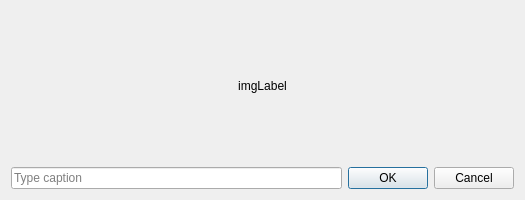
<?xml version="1.0" encoding="UTF-8"?>
<ui version="4.0">
 <class>ImagePreviewDialog</class>
 <widget class="QDialog" name="ImagePreviewDialog">
  <property name="geometry">
   <rect>
    <x>0</x>
    <y>0</y>
    <width>525</width>
    <height>200</height>
   </rect>
  </property>
  <property name="windowTitle">
   <string>Confirm and set caption</string>
  </property>
  <layout class="QVBoxLayout" name="verticalLayout">
   <item>
    <widget class="QLabel" name="img">
     <property name="sizePolicy">
      <sizepolicy hsizetype="Expanding" vsizetype="Expanding">
       <horstretch>0</horstretch>
       <verstretch>0</verstretch>
      </sizepolicy>
     </property>
     <property name="text">
      <string>imgLabel</string>
     </property>
     <property name="scaledContents">
      <bool>false</bool>
     </property>
     <property name="alignment">
      <set>Qt::AlignCenter</set>
     </property>
    </widget>
   </item>
   <item>
    <layout class="QHBoxLayout" name="horizontalLayout">
     <item>
      <widget class="QLineEdit" name="caption">
       <property name="maxLength">
        <number>160</number>
       </property>
       <property name="placeholderText">
        <string>Type caption</string>
       </property>
      </widget>
     </item>
     <item>
      <widget class="QDialogButtonBox" name="buttonBox">
       <property name="sizePolicy">
        <sizepolicy hsizetype="Fixed" vsizetype="Fixed">
         <horstretch>0</horstretch>
         <verstretch>0</verstretch>
        </sizepolicy>
       </property>
       <property name="standardButtons">
        <set>QDialogButtonBox::Cancel|QDialogButtonBox::Ok</set>
       </property>
      </widget>
     </item>
    </layout>
   </item>
  </layout>
 </widget>
 <resources/>
 <connections>
  <connection>
   <sender>buttonBox</sender>
   <signal>accepted()</signal>
   <receiver>ImagePreviewDialog</receiver>
   <slot>accept()</slot>
   <hints>
    <hint type="sourcelabel">
     <x>373</x>
     <y>179</y>
    </hint>
    <hint type="destinationlabel">
     <x>1</x>
     <y>163</y>
    </hint>
   </hints>
  </connection>
  <connection>
   <sender>buttonBox</sender>
   <signal>rejected()</signal>
   <receiver>ImagePreviewDialog</receiver>
   <slot>reject()</slot>
   <hints>
    <hint type="sourcelabel">
     <x>396</x>
     <y>178</y>
    </hint>
    <hint type="destinationlabel">
     <x>353</x>
     <y>196</y>
    </hint>
   </hints>
  </connection>
 </connections>
</ui>
